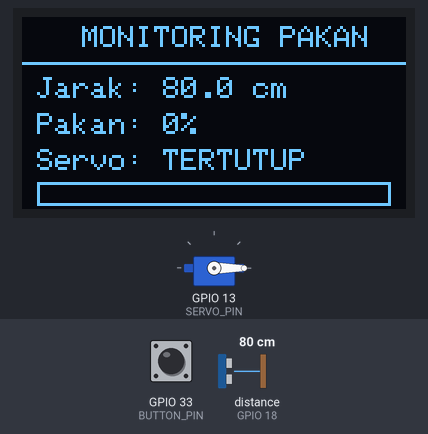
A program run on a simulated ESP32. Shown: 128×64 one-colour display, servo. Wiring (inferred from the names in the program): ultrasonic range finder: trigger GPIO 5; echo GPIO 18. Inputs (shaded band) come from the test bench; at power-on: GPIO 33 (BUTTON_PIN) HIGH, distance to the obstacle (sensor on GPIO 18) 80 cm. The echo pulse lasts 58.3 µs per cm; what the program prints to the serial monitor is not drawn.

Above: at 2.7 s.
2.8 s: GPIO 33 (BUTTON_PIN) pulled LOW for 0.15 s
At 3.3 s:
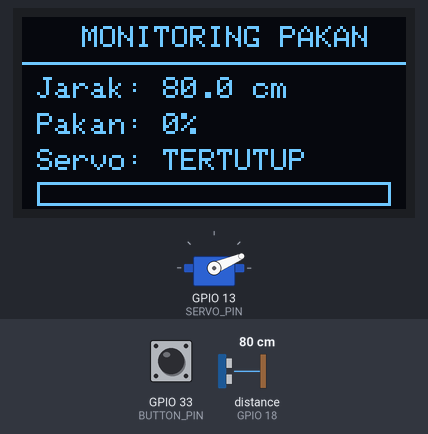
3.5 s: distance to the obstacle (sensor on GPIO 18) set to 2 cm
At 5.8 s:
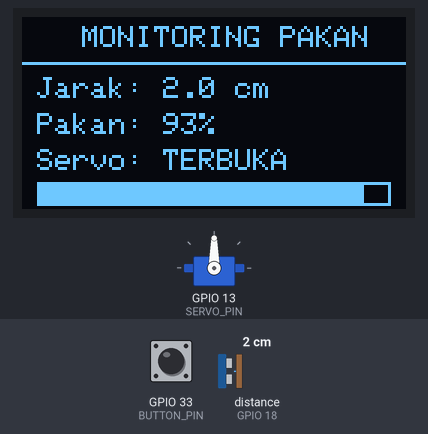
6.1 s: GPIO 33 (BUTTON_PIN) pulled LOW for 1 s
At 6.6 s:
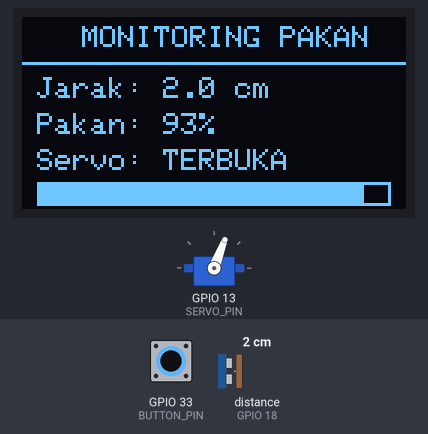
7.7 s: distance to the obstacle (sensor on GPIO 18) set to 4 cm
At 8.9 s:
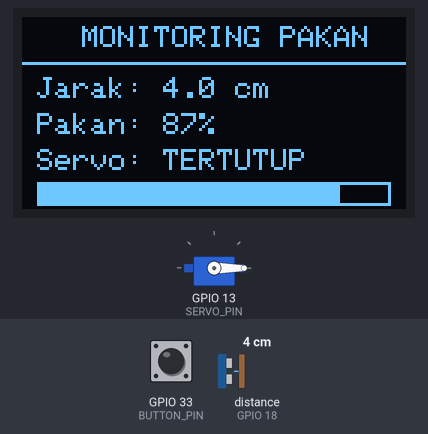
10.0 s: GPIO 33 (BUTTON_PIN) pulled LOW for 0.15 s
At 10.5 s:
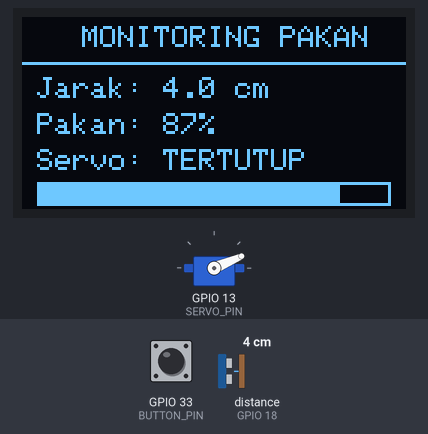
10.7 s: GPIO 33 (BUTTON_PIN) pulled LOW for 3.2 s
At 12.5 s:
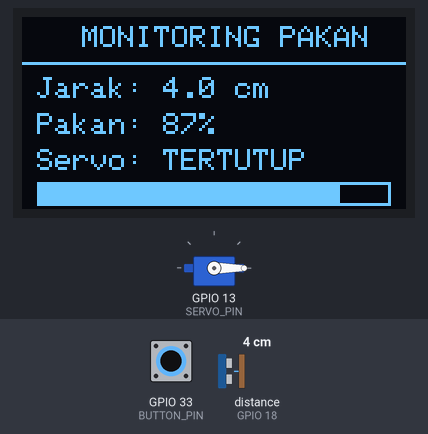
Timing chart, 0 to 14.0 s (numbered marks = the images above; inputs shaded):
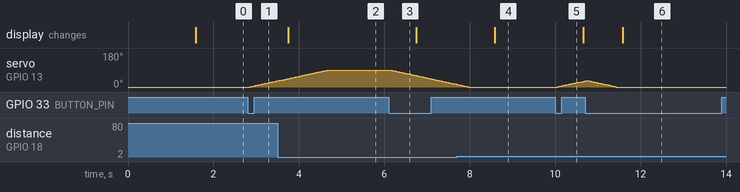

Measured:
- after the input at 2.8 s, servo on GPIO 13 (SERVO_PIN): moves from 0° to 33° over 0.65 s, starting after 0.05 s
- after the input at 3.5 s, the display: changes after 0.25 s (image 2)
- after the input at 6.1 s, servo on GPIO 13 (SERVO_PIN): moves from 90° to 14° over 1.5 s, starting after 0.05 s
- after the input at 7.7 s, the display: changes after 0.88 s (image 4)
- after the input at 10.0 s, servo on GPIO 13 (SERVO_PIN): moves from 0° to 31° over 0.63 s, starting after 0.05 s
- after the input at 10.7 s, the display: changes after 0.88 s (image 6)

The program:

main.cpp
```cpp
#include <Arduino.h>
#include <Wire.h>
#include <Adafruit_GFX.h>
#include <Adafruit_SSD1306.h>
#include <ESP32Servo.h>

// Definisi Pin
#define TRIG_PIN   5
#define ECHO_PIN   18
#define SERVO_PIN  13
#define BUTTON_PIN 33
#define OLED_SDA   21
#define OLED_SCL   22

// Konfigurasi OLED
#define SCREEN_WIDTH  128
#define SCREEN_HEIGHT 64
Adafruit_SSD1306 display(SCREEN_WIDTH, SCREEN_HEIGHT, &Wire, -1);

// Konfigurasi Servo & Wadah
Servo servoPakan;
const float TINGGI_WADAH = 30.0;
const int SUDUT_TUTUP    = 0;
const int SUDUT_BUKA     = 90;

bool statusServo = false;

// Variabel Kecepatan & Posisi Gerak Halus Servo
int posisiSekarang = SUDUT_TUTUP;
int targetSudut    = SUDUT_TUTUP;
unsigned long waktuGerakServo = 0;
const unsigned long KECEPATAN_SERVO = 20; // Jeda per 1 derajat (ms). Semakin besar = semakin pelan

// Variabel Debounce Button
int kondisiButtonTerakhir = HIGH;
int pembacaanSebelumnya  = HIGH;
unsigned long waktuDebounce = 0;
const unsigned long DEBOUNCE_DELAY = 50;

// Timer Pembacaan Sensor
unsigned long waktuSensor = 0;
const unsigned long INTERVAL_SENSOR = 1000;

// Fungsi Membaca Jarak Ultrasonik
float bacaJarak() {
  digitalWrite(TRIG_PIN, LOW);
  delayMicroseconds(2);
  digitalWrite(TRIG_PIN, HIGH);
  delayMicroseconds(10);
  digitalWrite(TRIG_PIN, LOW);

  long durasi = pulseIn(ECHO_PIN, HIGH, 30000);
  if (durasi == 0) {
    return -1;
  }
  return durasi * 0.0343 / 2;
}

// Fungsi Mengontrol Tombol (Menentukan Target Sudut)
void bacaButton() {
  int pembacaan = digitalRead(BUTTON_PIN);

  if (pembacaan != pembacaanSebelumnya) {
    waktuDebounce = millis();
  }

  if ((millis() - waktuDebounce) > DEBOUNCE_DELAY) {
    if (pembacaan != kondisiButtonTerakhir) {
      kondisiButtonTerakhir = pembacaan;

      // Saat tombol ditekan (HIGH -> LOW)
      if (kondisiButtonTerakhir == LOW) {
        statusServo = !statusServo;

        if (statusServo) {
          targetSudut = SUDUT_BUKA;
          Serial.println("WADAH MEMBUKA...");
        } else {
          targetSudut = SUDUT_TUTUP;
          Serial.println("WADAH MENUTUP...");
        }
      }
    }
  }

  pembacaanSebelumnya = pembacaan;
}

// Fungsi Menggerakkan Servo Secara Perlahan (Non-Blocking)
void gerakkanServoPelan() {
  if (posisiSekarang != targetSudut) {
    if (millis() - waktuGerakServo >= KECEPATAN_SERVO) {
      waktuGerakServo = millis();

      if (posisiSekarang < targetSudut) {
        posisiSekarang++;
      } else {
        posisiSekarang--;
      }

      servoPakan.write(posisiSekarang);
    }
  }
}

// Fungsi Memperbarui Tampilan Layar OLED
void updateTampilanOLED(float jarak) {
  display.clearDisplay();
  display.setTextSize(1);
  display.setCursor(20, 3);
  display.println("MONITORING PAKAN");
  display.drawLine(0, 15, 128, 15, SSD1306_WHITE);

  if (jarak < 0) {
    Serial.println("Objek tidak terdeteksi");
    display.setCursor(5, 23);
    display.println("Objek tidak terdeteksi");
  } else {
    float persen = constrain((1.0 - jarak / TINGGI_WADAH) * 100.0, 0, 100);

    Serial.printf("Jarak: %.1f cm | Pakan: %.0f%%\n", jarak, persen);

    display.setCursor(5, 20);
    display.print("Jarak: ");
    display.print(jarak, 1);
    display.println(" cm");

    display.setCursor(5, 32);
    display.print("Pakan: ");
    display.print(persen, 0);
    display.println("%");

    // Progress bar kapasitas pakan
    display.drawRect(5, 55, 118, 8, SSD1306_WHITE);
    display.fillRect(6, 56, (int)(116 * persen / 100), 6, SSD1306_WHITE);
  }

  // Status servo
  display.setCursor(5, 44);
  display.print("Servo: ");
  display.println(statusServo ? "TERBUKA" : "TERTUTUP");

  display.display();
}

void setup() {
  Serial.begin(115200);

  // Inisialisasi Pin
  pinMode(TRIG_PIN, OUTPUT);
  pinMode(ECHO_PIN, INPUT);
  pinMode(BUTTON_PIN, INPUT_PULLUP);

  // Inisialisasi OLED
  Wire.begin(OLED_SDA, OLED_SCL);
  if (!display.begin(SSD1306_SWITCHCAPVCC, 0x3C)) {
    Serial.println("OLED tidak ditemukan!");
    while (true);
  }

  // Inisialisasi Servo & Timer PWM ESP32
  ESP32PWM::allocateTimer(0);
  ESP32PWM::allocateTimer(1);
  ESP32PWM::allocateTimer(2);
  ESP32PWM::allocateTimer(3);
  servoPakan.setPeriodHertz(50);
  servoPakan.attach(SERVO_PIN, 500, 2400);
  servoPakan.write(SUDUT_TUTUP);

  // Tampilan Awal OLED
  display.clearDisplay();
  display.setTextColor(SSD1306_WHITE);
  display.setTextSize(1);
  display.setCursor(16, 25);
  display.println("MONITORING PAKAN");
  display.display();

  Serial.println("Sistem Monitoring Pakan Aktif");
  Serial.println("Tekan button untuk membuka/menutup wadah");
  delay(1500);
}

void loop() {
  bacaButton();
  gerakkanServoPelan();

  if (millis() - waktuSensor >= INTERVAL_SENSOR) {
    waktuSensor = millis();
    float jarak = bacaJarak();
    updateTampilanOLED(jarak);
  }
}
```
